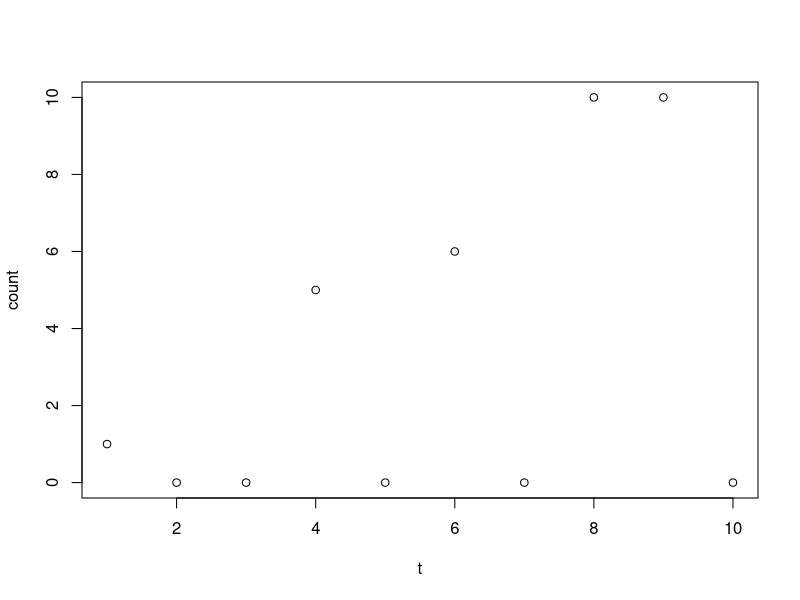
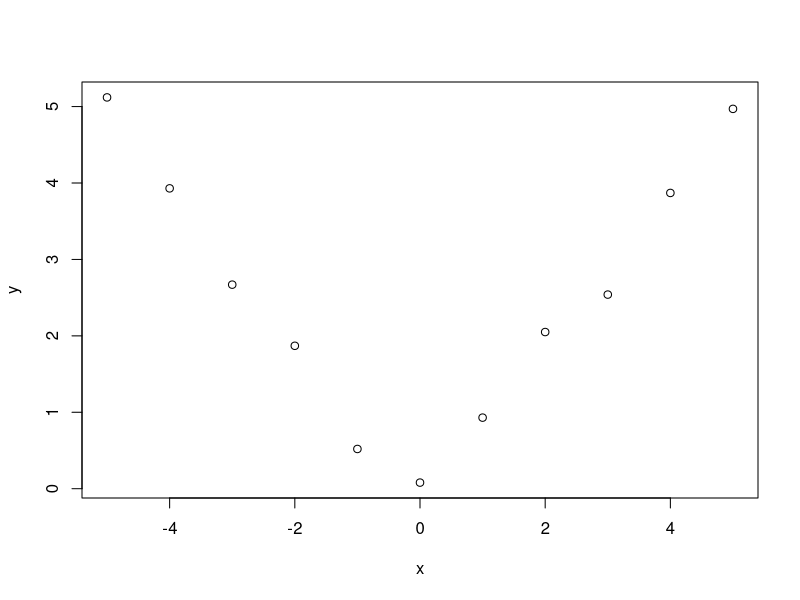
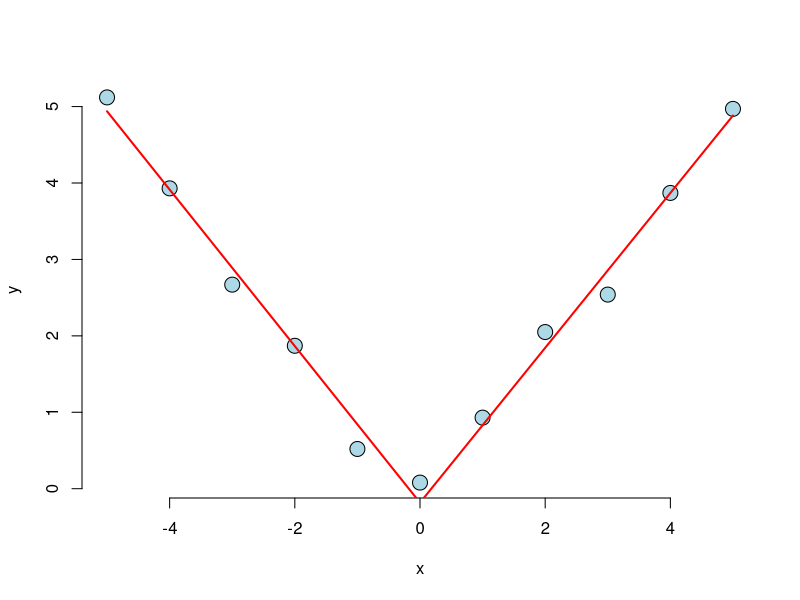

Reproduce these figures in R, in order.
# q1

library(MASS)
head(shuttle)

str(shuttle$use)
#Factor w/ 2 levels "auto","noauto": 1 1 1 1 1 1 1 1 1 1 ...

table(shuttle$use, shuttle$wind)
#head tail
#auto     72   73
#noauto   56   55

odds_auto_head <- (72/(72+56))/(56/(72+56))
# 1.285714
odds_auto_tail <- (73/(73+55))/(55/(73+55))
# 1.327273
odds_head_to_tail <- odds_auto_head / odds_auto_tail
# 0.9686888

loguse <- glm(data = shuttle, 
              formula = use ~ wind,
              family = binomial)
summary(loguse)

log(odds_auto_head)
# [1] 0.2513144
loguse$coefficients[1]
# -0.2513144 

log(odds_head_to_tail)
# [1] -0.03181183
loguse$coefficients[2]
# -0.03181183 

# answer:
exp(loguse$coefficients[2])
# 0.9686888 

# official answer:
loguse_off <- glm(relevel(use, "noauto") ~ relevel(wind, "tail"), data = shuttle, family = binomial)
summary(loguse_off)
exp(coef(loguse_off))

# q2
loguse2 <- glm(data = shuttle, 
              formula = use ~ wind + magn,
              family = binomial)
summary(loguse2)

# answer:
exp(loguse2$coefficients[2])
# 0.9684981 

# q3

loguse3 <- glm(data = shuttle, 
              formula = relevel(use, "noauto") ~ wind,
              family = binomial)
summary(loguse3)
# The coefficients reverse their signs
# The coefficients are on the log scale. So changing the sign changes the numerator and denominator for the exponent.

# q4
head(InsectSprays)
table(InsectSprays$spray)
#A  B  C  D  E  F 
#12 12 12 12 12 12 

sum(InsectSprays$count[InsectSprays$spray == 'A'])
# [1] 174
sum(InsectSprays$count[InsectSprays$spray == 'B'])
# [1] 184
174/184
# [1] 0.9456522

glm_spray <- glm(data = InsectSprays,
                 formula = count ~ spray,
                 family = "poisson")
summary(glm_spray)

# answer:
1/exp(glm_spray$coefficients[2])
# 0.9456522 

# q5

x <- rbinom(10,1,0.5)
t <- seq(1,10)
err <- round(rnorm(10),0)
err2 <- (err > 0) * err
count <- x*t + err2
plot(t, count)

glm(count ~ x + offset(t), family = poisson)
glm(count ~ x + offset(log(10) + t), family = poisson)

# The coefficient estimate for x is unchanged
# Note, the coefficients are unchanged, except the intercept, which is shifted by log(10). 
# Recall that, except the intercept, all of the coefficients are interpretted as log relative rates 
# when holding the other variables or offset constant. Thus, a unit change in the offset would cancel out. 
# This is not true of the intercept, which is interperted as the log rate (not relative rate) 
# with all of the covariates set to 0.

# q6

x <- -5:5
y <- c(5.12, 3.93, 2.67, 1.87, 0.52, 0.08, 0.93, 2.05, 2.54, 3.87, 4.97)
plot(x,y)

knot <- (x < 0) * x
lm(y ~ x + knot)
yhat <- predict(lm(y ~ x + knot))
plot(x, y, frame = FALSE, pch = 21, bg = "lightblue", cex = 2)
lines(x, yhat, col = "red", lwd = 2)
